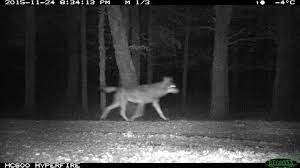
#> input picture testdata/loup.jpg, 300 x 168 px
$ python testPILpadding.py
#> lines starting #> are read from the running program, lines starting #| are printed output that depends on the picture
#> further down, test_image is the input picture: PIL image 300x168 RGB; mean R, G, B 58.1, 58.3, 58.2
from PIL import Image

def make_square(im, min_size=256, fill_color=(0, 0, 0)):
#> called with min_size = 256, fill_color = (0, 0, 0)
    x, y = im.size
#> x = 300; y = 168
    size = max(min_size, x, y)
#> size = 300
    new_im = Image.new('RGB', (size, size), fill_color)
#> new_im: PIL image 300x300 RGB; every value is 0
    new_im.paste(im, (int((size - x) / 2), int((size - y) / 2)))
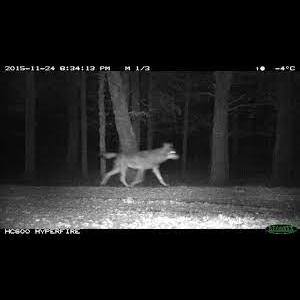
#> new_im: PIL image 300x300 RGB; mean R, G, B 32.6, 32.6, 32.6
    return new_im

test_image = Image.open('../testdata/loup.jpg')
new_image = make_square(test_image)
new_image.show()

$ run again, with testdata/bird1.JPG copied over testdata/loup.jpg
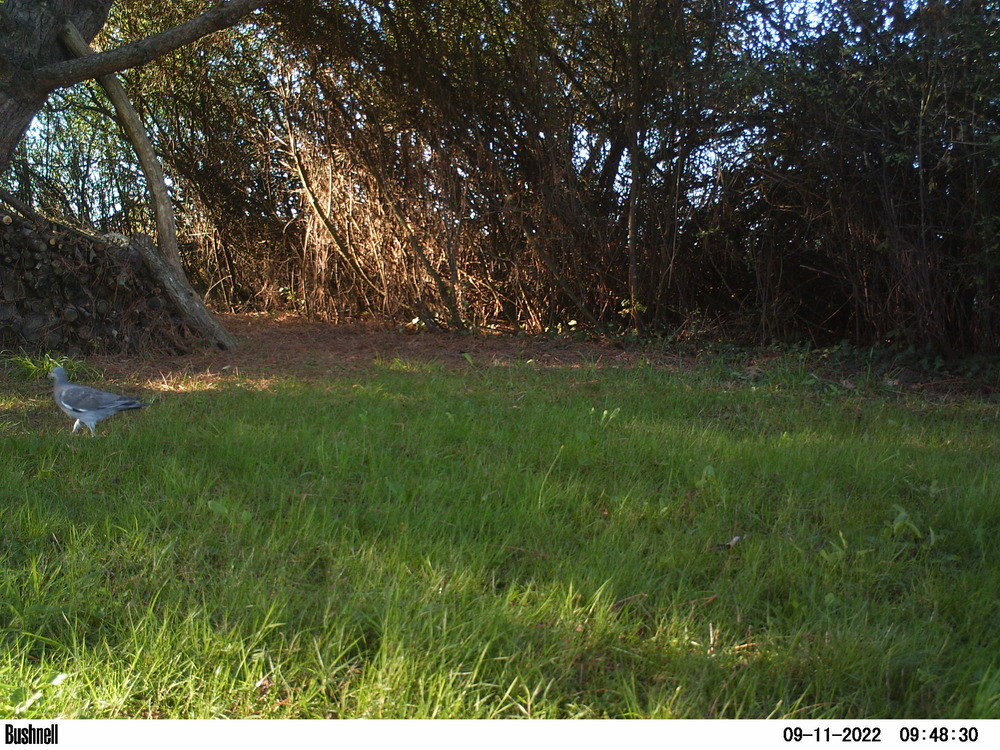
#> input picture testdata/bird1.JPG, 1000 x 750 px
#> test_image is the input picture: PIL image 1000x750 RGB; mean R, G, B 73.7, 78.9, 52.1
#> in make_square, `new_im.paste(im, (int((size - x) / 2), int((size - y) / 2)))`:
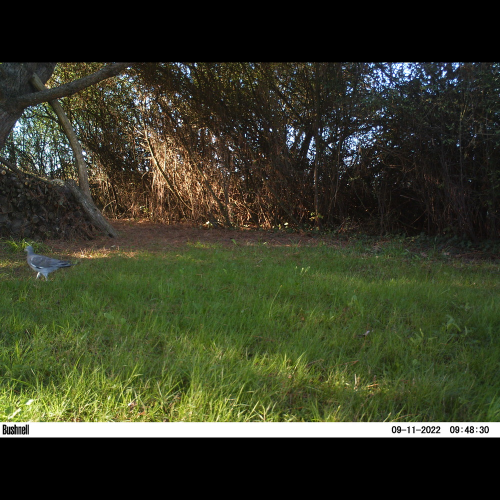
#> new_im: PIL image 1000x1000 RGB (shown at 1/2 size); mean R, G, B 55.3, 59.2, 39.1

$ run again, with testdata/bird2.JPG copied over testdata/loup.jpg
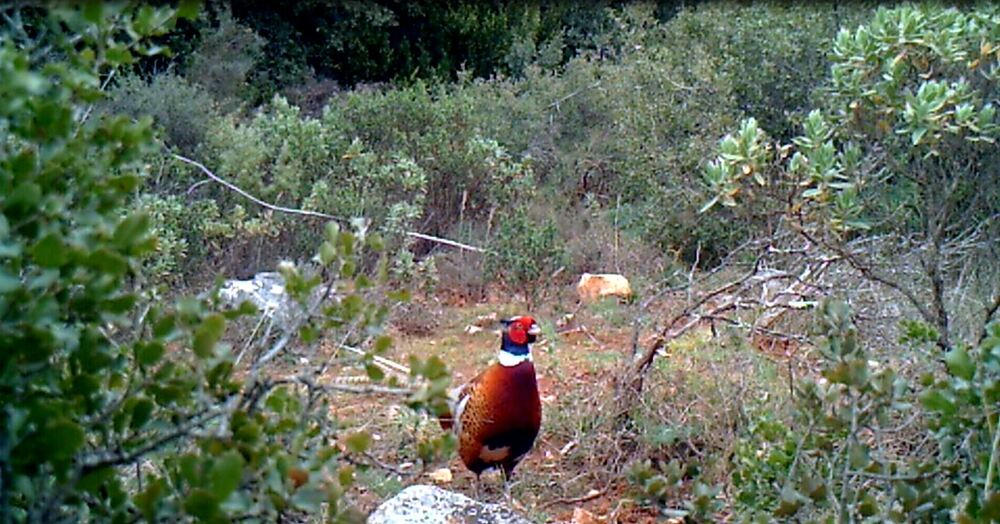
#> input picture testdata/bird2.JPG, 1000 x 524 px
#> test_image is the input picture: PIL image 1000x524 RGB; mean R, G, B 96.9, 106.6, 91.1
#> in make_square, `new_im.paste(im, (int((size - x) / 2), int((size - y) / 2)))`:
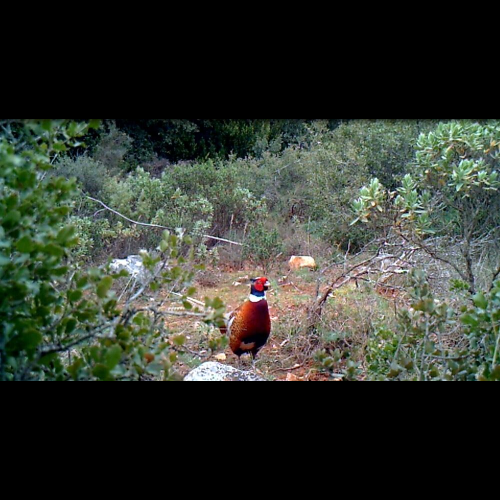
#> new_im: PIL image 1000x1000 RGB (shown at 1/2 size); mean R, G, B 50.8, 55.9, 47.7

$ run again, with testdata/bird3.JPG copied over testdata/loup.jpg
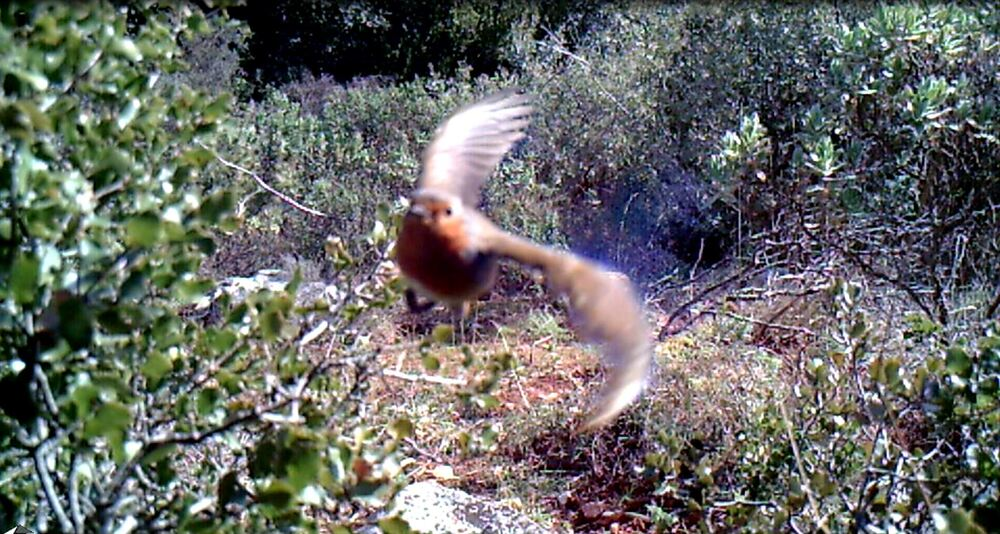
#> input picture testdata/bird3.JPG, 1000 x 534 px
#> test_image is the input picture: PIL image 1000x534 RGB; mean R, G, B 102.8, 104.5, 101.7
#> in make_square, `new_im.paste(im, (int((size - x) / 2), int((size - y) / 2)))`:
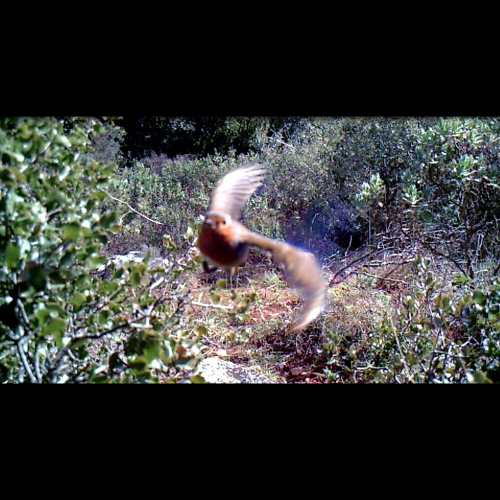
#> new_im: PIL image 1000x1000 RGB (shown at 1/2 size); mean R, G, B 54.9, 55.8, 54.3
